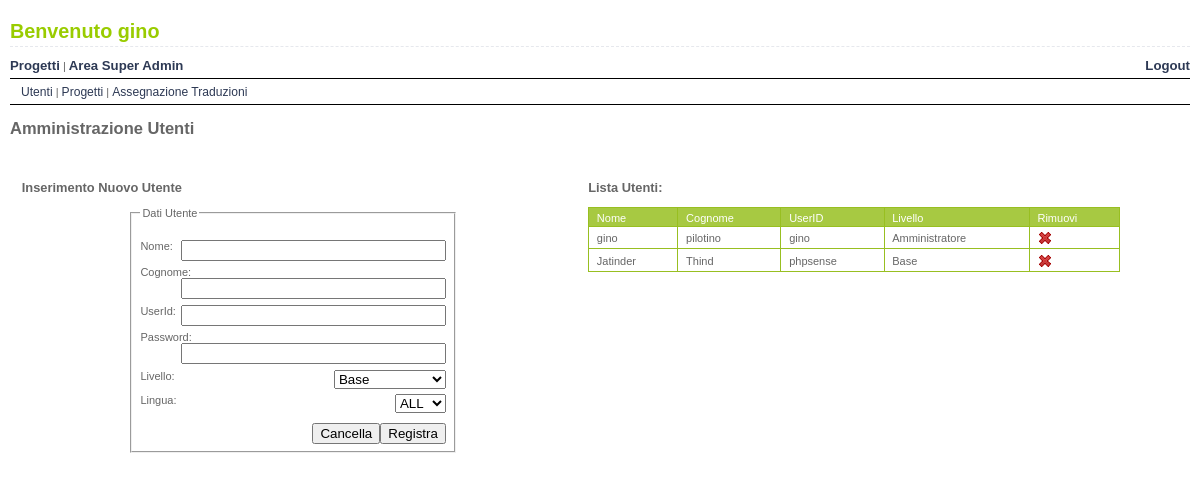
Screenshot of /index.php?page=SupAdm&sub=users (signed in) with the database file from the repository.
### tables this page shows
CREATE TABLE IF NOT EXISTS `members` (
  `member_id` int(11) unsigned NOT NULL AUTO_INCREMENT,
  `firstname` varchar(100) DEFAULT NULL,
  `lastname` varchar(100) DEFAULT NULL,
  `login` varchar(100) NOT NULL DEFAULT '',
  `passwd` varchar(32) NOT NULL DEFAULT '',
  `level` int(11) NOT NULL,
  `language` int(11) DEFAULT NULL,
  PRIMARY KEY (`member_id`)
);

### my_admin_users_page.php (the view, shortened to what this page needs)
<div class="form">
	<h3>Inserimento Nuovo Utente</h3>
	<div id="add_users" class="form_box">
		<form id="add_users_form" method="post">
		<fieldset>
			<legend>Dati Utente</legend>
			<div id="add_users_fields">
				<dl>
					<dd><label>Nome:</label>&nbsp;<input type="text" id="firstname" name="firstname" size="30"/></dd>
					<dd><label>Cognome:</label>&nbsp;<input type="text" id="lastname" name="lastname" size="30" /></dd>
					<dd><label>UserId:</label>&nbsp;<input type="text" id="login" name="login" size="30" /></dd>
					<dd><label>Password:</label>&nbsp;<input type="password" name="passwd" size="30" /></dd>
					<dd><label>Livello:</label>&nbsp;<select name="level" id="level">
						<option value="0">Base</option>
						</select></dd>
						<dd><label>Lingua:</label>&nbsp;<select name="language" id="language">
							<option value="0"> ALL </option>
						</select></dd>
					<dl>
				<input type="submit" name="Submit" value="Registra" />
				<input type="reset" name="Reset" value="Cancella" />
			</div>
		</fieldset>
		</form>
	</div>
</div>
<div class="form" id="delete_users">
	<h3>Lista Utenti:</h3>
	<table id="users_table" class="fancy_table">
		<thead>
			<tr>
				<td>Nome</td>
				<td>Cognome</td>
				<td>UserID</td>
				<td>Livello</td>
				<td>Rimuovi</td>
			</tr>
		</thead>
		<?php
		$query = mysql_query("SELECT firstname, member_id, lastname, login, level FROM `members` ORDER BY `lastname` ASC");
		while($badge = mysql_fetch_array($query)) { ?>
			<tr id="user_<?php echo $badge["member_id"]; ?>">
				<td><?php echo $badge["firstname"];?></td>
				<td><?php echo $badge["lastname"];?></td>
				<td><?php echo $badge["login"];?></td>
				<td><?php
						switch($badge["level"]) {
							case 0: echo "Base"; break;
							case 2: echo "Amministratore"; break;
						}
					?></td>
				<td><a href="#" alt="Cancella Utente"><img src="./img/delete.png" /></a></td>
			</tr>
		<?php
		}
		?>
	</table>
</div>

### index.php (shortened to what this page needs)
<!DOCTYPE html PUBLIC "-//W3C//DTD XHTML 1.0 Transitional//EN" "http://www.w3.org/TR/xhtml1/DTD/xhtml1-transitional.dtd">
<html xmlns="http://www.w3.org/1999/xhtml">
<head>
<link href="./css/base.css" rel="stylesheet" type="text/css" />
<link  href="./javascript/arian-MooDialog-418792d/Source/css/MooDialog.css" rel="stylesheet" type="text/css" media="screen" />
</head>
<body>
<div id="header">
	<h1>Benvenuto <?php echo $_SESSION['SESS_FIRST_NAME'];?></h1>
</div>
<div id="main_menu" class="menu clearfix">
	<div id="menu_sx">
		<a href="index.php?page=Projects">Progetti</a>
		<?php $sesslevel = $_SESSION['SESS_LEVEL']; if($sesslevel==2){ ?> | <a href="index.php?page=SupAdm&sub=project">Area Super Admin</a> <?php } ?>
	</div>
	<div id="menu_dx">
		<a href="logout.php">Logout</a>
	</div>
</div>
<?php
$page = $_GET['page'];
if  ($page == "SupAdm") {
	$sub = $_GET['sub'];
	?>
		<div id="sub_menu" class="menu">
			<a href="index.php?page=SupAdm&sub=users">Utenti</a> |
			<a href="index.php?page=SupAdm&sub=project">Progetti</a> |
			<a href="index.php?page=SupAdm&sub=assign">Assegnazione Traduzioni</a>
		</div>
	<?php
	switch($sub){
		case "users":
			echo "<h2>Amministrazione Utenti</h2>";
			include 'my_admin_users_page.php';
		break;
	}
}
?>
</body>
</html>

### css/base.css (style rules this page uses)
body { font: 11px Verdana, Arial, Helvetica, sans-serif; color: #666666; margin: 0px; padding: 20px 10px 0px; }
h1 { color: #9C0; margin: 0px 0px 5px; padding: 0px 0px 3px; font-weight: bold; font-size: 1.8em; border-bottom: 1px dashed #E6E8ED; }
a { color: #2D3954; }
.fancy_table { width:98%; border-collapse:collapse; }
.fancy_table td, .fancy_table th { border:1px solid #98bf21; padding:0.3em 0.7em 0.2em 0.7em; }
.fancy_table thead tr { text-align:left; padding-top:0.5em; padding-bottom:0.4em; background-color:#A7C942; color:#fff; }
#main_menu { display: block; width: 100%; clear: both; }
#menu_sx { float: left; display: block; }
#menu_dx { float: right; display: block; }
#main_menu a { text-decoration: none; font-size: 1.2em; font-weight: bold; }
#sub_menu { clear: both; padding-left: 1em; }
#sub_menu a { text-decoration: none; font-size: 1.1em; }
.menu { border-bottom: 1px solid black; padding: 0.5em 0; margin: 0; }
.form_box { width: 30em; display: block; margin-left: auto; margin-right: auto; }
.form_box dl dd { padding: 0.5em 0; margin: 0; clear: both; vertical-align: middle; }
.form_box input, .form_box select { float: right; }
.form_box label { vertical-align: middle; float: left; }
.form { margin: 1em 0.5%; padding: 0.4em 0.5%; float: left; width: 46%; }
.clearfix:after { content: "."; visibility: hidden; display: block; height: 0; clear: both; }

### rows the page displays
members: firstname "gino", lastname "pilotino", login "gino", level "Amministratore"
members: firstname "Jatinder", lastname "Thind", login "phpsense", level "Base"

### other values shown
$_SESSION['SESS_FIRST_NAME'] "gino"
